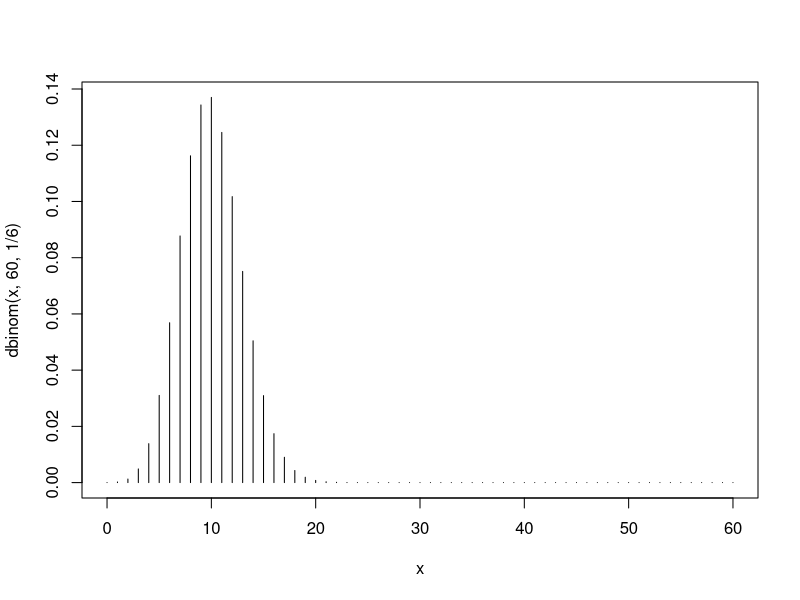
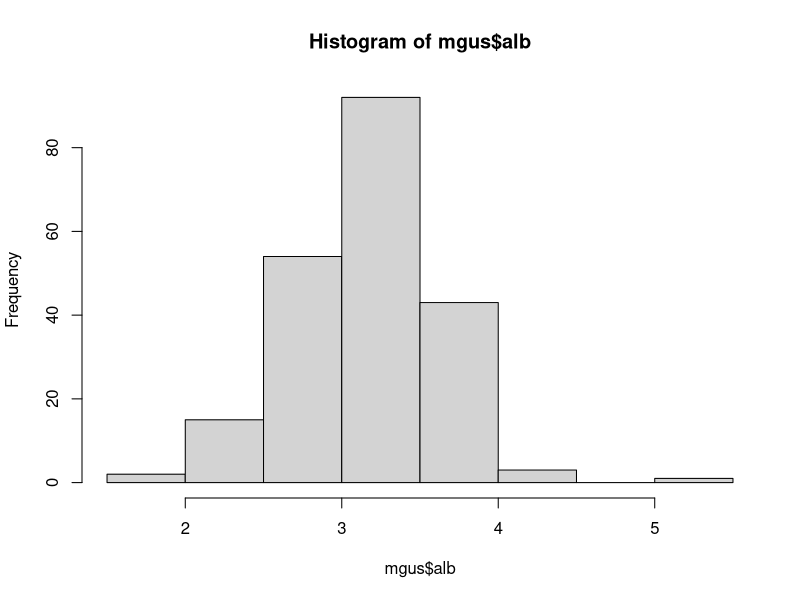
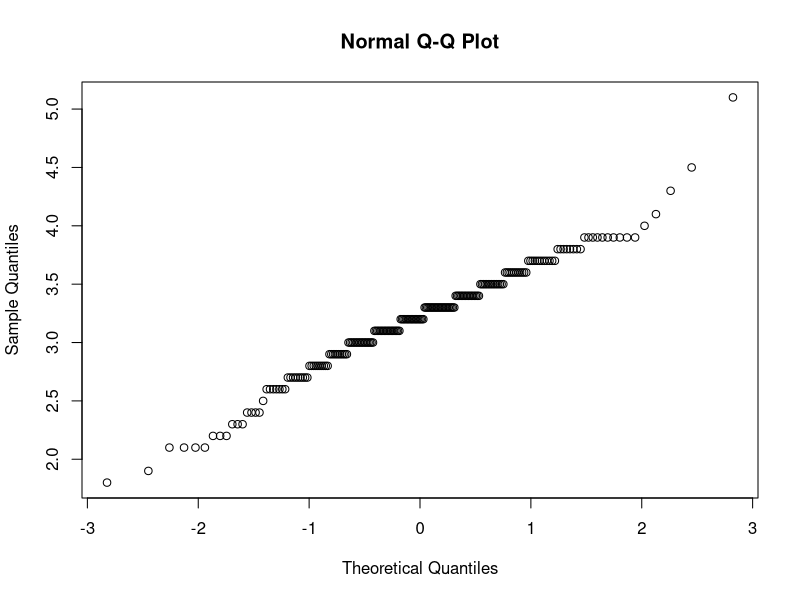

Generate these figures, in order, with R:
## ---- chunk 1
dbinom(x = 10, size = 60, prob = 1/6)
## ---- chunk 2
pbinom(q = 10, size = 60, prob = 1/6)
sum(dbinom(0:10, 60, 1/6))
## ---- chunk 3
1 - pbinom(q = 9, size = 60, prob = 1/6)
pbinom(q = 9, size = 60, prob = 1/6, lower.tail = FALSE)
sum(dbinom(10:60, 60, 1/6))
## ---- chunk 4
x <- 0:60
plot(x, dbinom(x, 60, 1/6), type = 'h')
## ---- chunk 5
pbinom(80, 200, p = 0.464)
## ---- chunk 6
pnorm(100, mean = 70, sd = 21) - pnorm(50, 70, 21)
## ---- chunk 7
qnorm(0.025)
qnorm(0.025, mean = 24, sd = 4)
## ---- chunk 8
library(survival)
data(mgus)
## ---- chunk 9
hist(mgus$alb)
qqnorm(mgus$alb)
